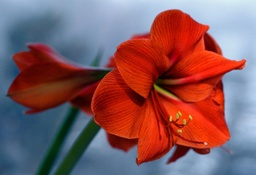
#> input picture Assignment-2/q3_img/flower.jpg, 256 x 175 px, shrunk from 1024 x 699 before the run
$ python Q3.py   (older library calls are emulated)
#> lines starting #> are read from the running program, lines starting #| are printed output that depends on the picture
### Assignment-2/helper.py
# @Author: Kaustav Vats
# @Roll-Number: 2016048

import numpy as np
import math
import matplotlib.pyplot as plt

# [5 lines left out: function ShowResults, not called in this run]

def DownsampleMyImage(image):
    result = np.zeros((image.shape[0]//2, image.shape[1]//2, image.shape[2]), dtype=np.uint8)
    for i in range(result.shape[0]):
        for j in range(result.shape[1]):
            for k in range(result.shape[2]):
                x = i*2
                y = j*2
                num = image[x, y, k]
                result[i, j, k] = num
    return result

def GaussianValue(x, y, var=1.0):
    s = 2.0*var*var
    val = math.exp(-((x*x+y*y) /s ))
    den = math.sqrt(math.pi * s)
    return val/den

def MyGaussianKernel(kSizeX, kSizeY, var):
    kernel = np.zeros((kSizeX, kSizeY), dtype=np.float64)
    kCenterX = kSizeX//2
    kCenterY = kSizeY//2
    total = 0.0
    for i in range(kSizeX):
        for j in range(kSizeY):
            x = i - kCenterX
            y = j - kCenterY
            val = GaussianValue(x, y, var)
            kernel[i, j] = val
            total += val
    kernel = kernel/total
    # [5 lines of commented-out code are left out]
    return kernel

# [70 lines left out: functions GaussianFilter, Thresholding, LaplacianEdgeDetection, not called in this run]

### Assignment-2/Q3.py
# @Author: Kaustav Vats
# @Roll-Number: 2016048

# In[]
from __future__ import division
import numpy as np
import cv2
import matplotlib.pyplot as plt
from helper import MyGaussianKernel, DownsampleMyImage
from numpy import linalg as LA
from math import log10
from tqdm import tqdm

# Finds Image Gradiant in X and Y Directions
def getGradients(image):

	dx = np.zeros(image.shape, dtype=np.float64)
	dy = np.zeros(image.shape, dtype=np.float64)
	for i in range(image.shape[0]):
		for j in range(0, image.shape[1]-1):
			dx[i, j] = float(image[i, j+1]) - float(image[i, j])
		# dx[i, image.shape[1]-1] = -image[i, j]
	for j in range(image.shape[1]):
		for i in range(0, image.shape[0]-1):
			dy[i, j] = float(image[i+1, j]) - float(image[i, j])
		# dy[i, image.shape[0]-1] = -image[i, j]

	return dx, dy
def Thresholding(image, thresh, kSize, flag=False):
	if flag:
		image = np.transpose(image)
		image = np.flip(image, 1)
	img1 = np.zeros(image.shape, dtype=np.uint8)
	img2 = np.zeros(image.shape, dtype=np.uint8)
	img3 = np.zeros(image.shape, dtype=np.uint8)
	for i in range(image.shape[0]):
		for j in range(image.shape[1]):
			for k in range(image.shape[2]):
				img1[i, j, k] = image[i, j, k]
				img2[i, j, k] = image[i, j, k]
				img3[i, j, k] = image[i, j, k]

	# result = np.load("q3_img/corner_results.npy")
	# rvalues = np.load("q3_img/rvalue_results.npy")
	RMatrix = np.load("q3_img/RMatrix.npy")
	# print(result.shape)
	# print(result)
	kCenterX = kSize//2
	kCenterY = kSize//2
	for i in tqdm(range(kCenterX, RMatrix.shape[0]-kCenterX)):
		for j in range(kCenterY, RMatrix.shape[1]-kCenterY):
			center = RMatrix[i, j]
			flag = 1
			for k in range(kSize):
				for l in range(kSize):
					row = i - kCenterX + k
					col = j - kCenterY + l
					if ( row >= 0 and row < RMatrix.shape[0] and col >= 0 and col < RMatrix.shape[1] ):
						if (row != i and col != j and RMatrix[row, col] > center ):
							flag = 0
							break
				if flag == 0:
					break
			if flag == 1:
				for thr in range(len(thresh)):
					ig = None
					if center > thresh[thr]:
						if thr == 0:
							ig = img1
						elif thr == 1:
							ig = img2
						else:
							ig = img3
						ig[i-1, j-1, 0] = 255
						ig[i-1, j-1, 1] = 0
						ig[i-1, j-1, 2] = 0
						ig[i, j-1, 0] = 255
						ig[i, j-1, 1] = 0
						ig[i, j-1, 2] = 0
						ig[i+1, j-1, 0] = 255
						ig[i+1, j-1, 1] = 0
						ig[i+1, j-1, 2] = 0

						ig[i-1, j, 0] = 255
						ig[i-1, j, 1] = 0
						ig[i-1, j, 2] = 0
						ig[i+1, j, 0] = 255
						ig[i+1, j, 1] = 0
						ig[i+1, j, 2] = 0

						ig[i-1, j+1, 0] = 255
						ig[i-1, j+1, 1] = 0
						ig[i-1, j+1, 2] = 0
						ig[i, j+1, 0] = 255
						ig[i, j+1, 1] = 0
						ig[i, j+1, 2] = 0
						ig[i+1, j+1, 0] = 255
						ig[i+1, j+1, 1] = 0
						ig[i+1, j+1, 2] = 0

	cv2.imwrite("q3_img/T1_HCD.png", img1)
	cv2.imwrite("q3_img/T2_HCD.png", img2)
	cv2.imwrite("q3_img/T3_HCD.png", img3)

def HarrisCornerDetection(image, kSize, sD, flip=False):
	image = cv2.cvtColor(image, cv2.COLOR_BGR2GRAY)

	if flip:
		image = np.transpose(image)
		image = np.flip(image, 1)

	cv2.imwrite("q3_img/Original.png", image)
	kernel = MyGaussianKernel(kSize, kSize, sD)
	# print(kernel)
	kCenterX = kSize//2
	kCenterY = kSize//2
	# xy_result = []
	# r_result = []

	RMatrix = np.zeros(image.shape, dtype=np.float64)

	for i in tqdm(range(kCenterX, image.shape[0]-kCenterX)):
		for j in range(kCenterY, image.shape[1]-kCenterY):
			SubImage = np.zeros((kSize, kSize), dtype=np.uint8)

			for k in range(kSize):
				for l in range(kSize):
					row = i - kCenterX + k
					col = j - kCenterY + l
					if ( row >= 0 and row < image.shape[0] and col >= 0 and col < image.shape[1] ):
						SubImage[k, l] = image[row, col]
			Ix, Iy = getGradients(SubImage)
			Ix2 = np.square(Ix)
			Iy2 = np.square(Iy)
			Ixy = np.zeros((kSize, kSize), dtype=np.float64)
			for k in range(kSize):
				for l in range(kSize):
					Ixy[k, l] = Ix[k, l] * Iy[k, l]

			for k in range(kSize):
				for l in range(kSize):
					Ix2[k, l] = Ix2[k, l] * kernel[k, l]
					Iy2[k, l] = Iy2[k, l] * kernel[k, l]
					Ixy[k, l] = Ixy[k, l] * kernel[k, l]
			M = np.zeros((2, 2), dtype=np.float64)
			M[0, 0] = np.sum(Ix2)
			M[1, 1] = np.sum(Iy2)
			M[1, 0] = np.sum(Ixy)
			M[0, 1] = np.sum(Ixy)
			# print("M:", M)

			w = LA.eigvals(M)
			R = w[0]*w[1] - (0.05)*(w[0]+w[1])*(w[0]+w[1])
			RMatrix[i, j] = R
			# [5 lines of commented-out code are left out]
	np.save("q3_img/RMatrix.npy", RMatrix)
	print("----Harris Corner Detection Completed----")


# In[]
# Image = cv2.imread("q3_img/chess.png", 1)
# Image = cv2.imread("q3_img/yosemite1.jpg", 1)

# Image = cv2.imread("q3_img/flower.jpg", 1)
# HarrisCornerDetection(Image, 7, 1.5)
# Thresholding(Image, [100, 1000, 10000], 3)


# In[]
# Part2
# Image = cv2.imread("q3_img/rotflower.jpg", 1)
# # HarrisCornerDetection(Image, 7, 1.5)
# Thresholding(Image, [100, 1000, 10000], 3)

# In[]
#Downsampled Image
Image = cv2.imread("q3_img/flower.jpg", 1)
#> Image is the input picture: shape (175, 256, 3); mean B, G, R 95.4, 90.2, 132.8
Image = DownsampleMyImage(Image)
#> after the loop in DownsampleMyImage, `for i in range(result.shape[0]):`:
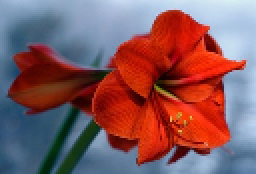
#> result: shape (87, 128, 3) (shown 2 times larger); mean B, G, R 95.3, 90.2, 133.3
HarrisCornerDetection(Image, 7, 1.5)
#> in HarrisCornerDetection, `image = cv2.cvtColor(image, cv2.COLOR_BGR2GRAY)`:
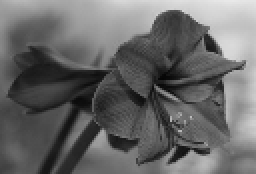
#> image: shape (87, 128) (shown 2 times larger); min 5, max 233, mean 103.7
#> after the loop in HarrisCornerDetection, `for i in tqdm(range(kCenterX, image.shape[0]-kCenterX)):`:
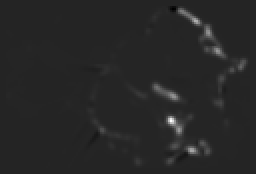
#> RMatrix: shape (87, 128) float64 (shown 2 times larger); min -673226.7, max 3967863.7, mean 49267.6; drawn with min black and max white
Thresholding(Image, [100, 1000, 10000], 3)
#> in Thresholding, `cv2.imwrite("q3_img/T1_HCD.png", img1)`:
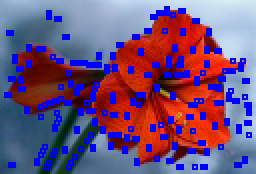
#> saved as T1_HCD.png: shape (87, 128, 3) (shown 2 times larger); mean B, G, R 124.1, 79.4, 112.9
#> in Thresholding, `cv2.imwrite("q3_img/T2_HCD.png", img2)`:
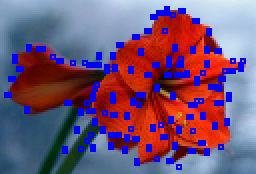
#> saved as T2_HCD.png: shape (87, 128, 3) (shown 2 times larger); mean B, G, R 117.5, 83.4, 117.1
#> in Thresholding, `cv2.imwrite("q3_img/T3_HCD.png", img3)`:
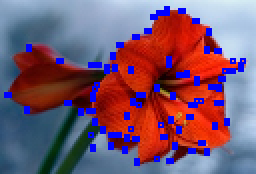
#> saved as T3_HCD.png: shape (87, 128, 3) (shown 2 times larger); mean B, G, R 110.4, 85.2, 121.9

$ run again, with Assignment-2/q3_img/yosemite1.jpg copied over Assignment-2/q3_img/flower.jpg
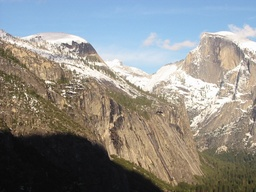
#> input picture Assignment-2/q3_img/yosemite1.jpg, 256 x 192 px, shrunk from 640 x 480 before the run
#> Image is the input picture: shape (192, 256, 3); mean B, G, R 135.4, 139.3, 139.5
#> after the loop in HarrisCornerDetection, `for i in tqdm(range(kCenterX, image.shape[0]-kCenterX)):`:
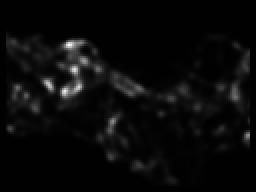
#> RMatrix: shape (96, 128) float64 (shown 2 times larger); min -79282.3, max 13116211.6, mean 454293.7; drawn with min black and max white
#> in Thresholding, `cv2.imwrite("q3_img/T3_HCD.png", img3)`:
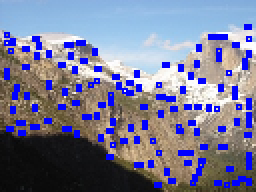
#> saved as T3_HCD.png: shape (96, 128, 3) (shown 2 times larger); mean B, G, R 150.8, 121.8, 120.4

$ run again, with Assignment-2/q3_img/rotflower.jpg copied over Assignment-2/q3_img/flower.jpg
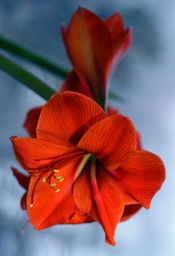
#> input picture Assignment-2/q3_img/rotflower.jpg, 175 x 256 px, shrunk from 699 x 1024 before the run
#> Image is the input picture: shape (256, 175, 3); mean B, G, R 95.4, 90.2, 132.8
#> after the loop in HarrisCornerDetection, `for i in tqdm(range(kCenterX, image.shape[0]-kCenterX)):`:
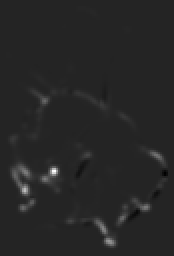
#> RMatrix: shape (128, 87) float64 (shown 2 times larger); min -627082.1, max 3768354.4, mean 43268.7; drawn with min black and max white
#> in Thresholding, `cv2.imwrite("q3_img/T3_HCD.png", img3)`:
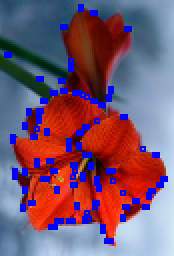
#> saved as T3_HCD.png: shape (128, 87, 3) (shown 2 times larger); mean B, G, R 111.2, 84.8, 120.6
